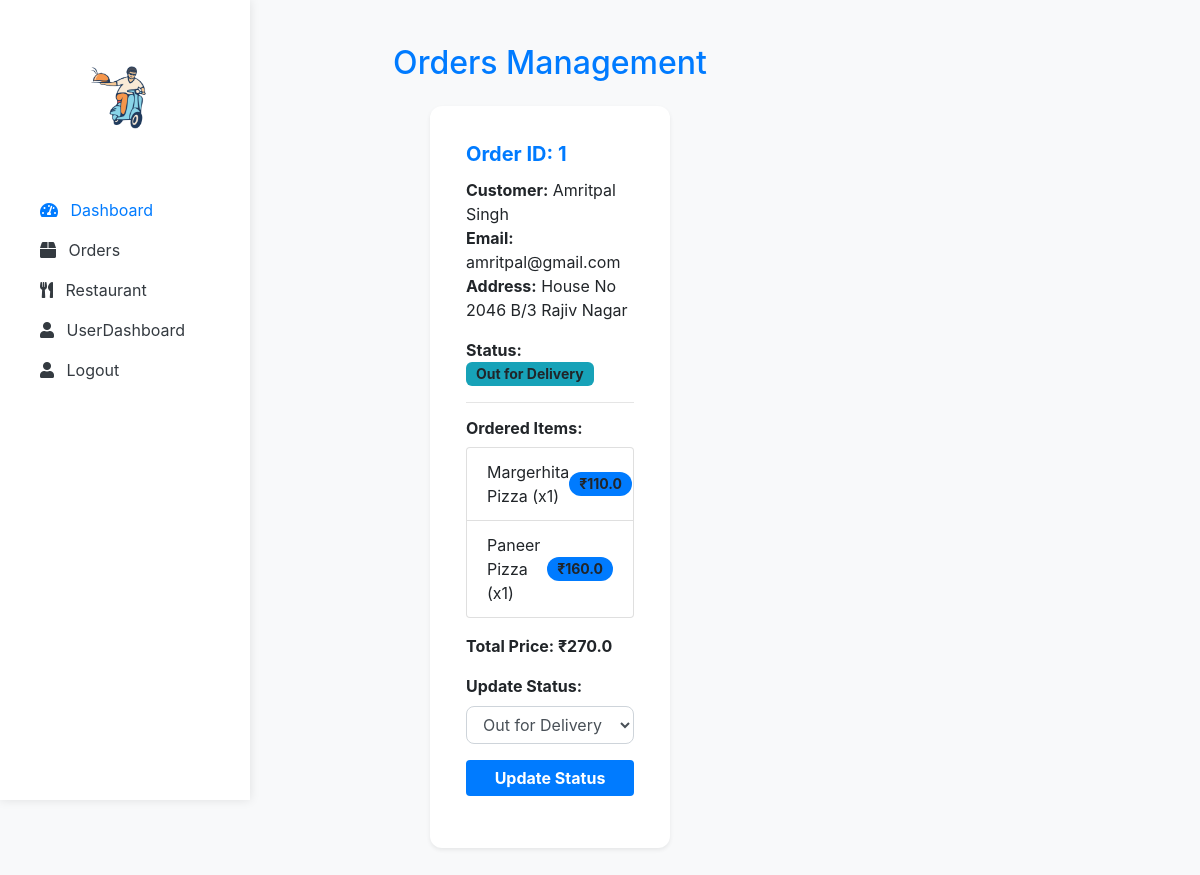
The app's page /admin_dashboard/orders (signed in) with its own data.
### app.py (models this page shows, shortened)
class Order(db.Model):
    id = db.Column(db.Integer, primary_key=True)
    user_id = db.Column(db.Integer, db.ForeignKey('user.id'), nullable=False)
    status = db.Column(db.String(20), nullable=False, default="Pending")
    timestamp = db.Column(db.DateTime, default=datetime.utcnow)
    user = db.relationship("User", backref="orders")  # Relationship with User model
    order_items = db.relationship('OrderItem', backref='order', lazy=True)
    @property
    def total_price(self):
        return sum(item.quantity * item.price for item in self.order_items)

class User(db.Model, UserMixin):
    __tablename__ = "user"
    id = db.Column(db.Integer, primary_key=True)
    name = db.Column(db.String(50), nullable=False)
    email = db.Column(db.String(100), unique=True, nullable=False)
    address= db.Column(db.String(100), nullable=False)
    password = db.Column(db.String(200), nullable=False)
    mobile = db.Column(db.String(15), nullable=False)
    city = db.Column(db.String(15), nullable=False)
    role = db.Column(db.String(10), nullable=False, default="user")

class OrderItem(db.Model):
    id = db.Column(db.Integer, primary_key=True)
    order_id = db.Column(db.Integer, db.ForeignKey('order.id'), nullable=False)
    name = db.Column(db.String(100), nullable=False)
    price = db.Column(db.Float, nullable=False)
    quantity = db.Column(db.Integer, nullable=False)
    menu_item_id = db.Column(db.Integer, db.ForeignKey('menu_item.id'), nullable=False)
    menu_item = db.relationship("MenuItem", backref="order_items")  # Add relationship

class MenuItem(db.Model):
    id = db.Column(db.Integer, primary_key=True)
    name = db.Column(db.String(100), nullable=False)
    price = db.Column(db.Float, nullable=False)
    restaurant_id = db.Column(
        db.Integer,
        db.ForeignKey('restaurants.rid', ondelete="CASCADE"),
        nullable=False
    )
    restaurant = db.relationship('Restaurant', backref=db.backref('menu_items', lazy=True))

### app.py (the view)
@app.route('/admin_dashboard/orders')
@admin_required
@login_required
def orders_admin():
    orders = Order.query.options(joinedload(Order.order_items).joinedload(OrderItem.menu_item)).all()
    return render_template("orders_admin.html", orders=orders)

### app.py (called while the page is built)
@login_manager.user_loader
def load_user(user_id):
    return db.session.get(User,int(user_id))

def admin_required(func):
    @wraps(func)
    @login_required
    def wrapper(*args, **kwargs):
        if not current_user.is_authenticated or current_user.role != 'admin':
            flash("Access denied!", "danger")
            return redirect(url_for('user_dashboard'))
        return func(*args, **kwargs)
    return wrapper

### templates/orders_admin.html (shortened to what this page needs)
{% extends "admin_dashboard.html" %}
{% block main %}
<div class="content-wrapper">
    <div class="container mt-4">
        <h2 class="mb-4 text-center text-primary">Orders Management</h2>
        <div class="row d-flex justify-content-center" style="width: 45vw !important;">
            {% for order in orders %}
            <div class="col-md-6 mb-4" >
                <div class="card shadow-sm p-3 order-card">
                    <div class="card-body">
                        <h5 class="card-title">Order ID: {{ order.id }}</h5>
                        <p><strong>Customer:</strong> {{ order.user.name }} <br>
                           <strong>Email:</strong> {{ order.user.email }} <br>
                           <strong>Address:</strong> {{ current_user.address }}</p>
                        <p><strong>Status:</strong>
                            <span class="badge {% if order.status == 'Delivered' %} bg-success
                                {% elif order.status == 'Out for Delivery' %} bg-info
                                {% elif order.status == 'Being Prepared' %} bg-warning
                                {% else %} bg-secondary {% endif %}">
                                {{ order.status }}
                            </span>
                        </p>
                        <hr>
                        <h6><strong>Ordered Items:</strong></h6>
                        <ul class="list-group mb-3">
                            {% for item in order.order_items %}
                            <li class="list-group-item d-flex justify-content-between align-items-center">
                                {{ item.menu_item.name }} (x{{ item.quantity }})
                                <span class="badge bg-primary rounded-pill">₹{{ item.price }}</span>
                            </li>
                            {% endfor %}
                        </ul>
                        <p class="text-end"><strong>Total Price: ₹{{ order.total_price }}</strong></p>
                        <form action="{{ url_for('update_order_status', order_id=order.id) }}" method="post">
                            <label for="status" class="form-label"><strong>Update Status:</strong></label>
                            <select name="status" class="form-control">
                                <option value="Out for Delivery" {% if order.status == 'Out for Delivery' %} selected {% endif %}>Out for Delivery</option>
                            </select>
                            <button type="submit" class="btn btn-primary mt-3 w-100">Update Status</button>
                        </form>
                    </div>
                </div>
            </div>
            {% endfor %}
        </div>
    </div>
</div>
{% endblock %}

### templates/orders_admin.html (style rules this page uses)
.content-wrapper { margin-left: 260px; padding: 20px; }
.card { border-radius: 12px; transition: 0.3s ease-in-out; border: none; }
.card-title { font-weight: bold; color: #007bff; }
.badge { font-size: 14px; padding: 5px 10px; border-radius: 6px; }
.btn-primary { background-color: #007bff; border: none; font-weight: bold; }
.form-control { border-radius: 8px; }
.order-card { display: flex; flex-direction: column; height: 100%; }

### records on screen
Order: id "1", user.name "Amritpal Singh", user.email "amritpal@gmail.com", status "Out for Delivery", total_price "270.0"
User: address "House No 2046 B/3 Rajiv Nagar"
OrderItem: menu_item.name "Margerhita Pizza", quantity "1", price "110.0"
OrderItem: menu_item.name "Paneer Pizza", quantity "1", price "160.0"
